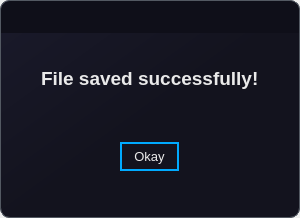
<?xml version="1.0" encoding="UTF-8"?>
<ui version="4.0">
 <class>Dialog</class>
 <widget class="QDialog" name="Dialog">
  <property name="geometry">
   <rect>
    <x>0</x>
    <y>0</y>
    <width>300</width>
    <height>218</height>
   </rect>
  </property>
  <property name="windowTitle">
   <string>Tracker</string>
  </property>
  <property name="styleSheet">
   <string notr="true">border-radius: 10px;
border:1px solid; 
border-color:rgb(83, 89, 98);</string>
  </property>
  <layout class="QVBoxLayout" name="verticalLayout">
   <property name="spacing">
    <number>0</number>
   </property>
   <property name="leftMargin">
    <number>0</number>
   </property>
   <property name="topMargin">
    <number>0</number>
   </property>
   <property name="rightMargin">
    <number>0</number>
   </property>
   <property name="bottomMargin">
    <number>0</number>
   </property>
   <item>
    <widget class="QFrame" name="drop_shadow">
     <property name="styleSheet">
      <string notr="true">background-color: qlineargradient(spread:pad, x1:0, y1:0, x2:1, y2:1, stop:0 rgba(26, 26, 43, 255), stop:0.521368 rgba(19, 19, 30, 255));</string>
     </property>
     <property name="frameShape">
      <enum>QFrame::StyledPanel</enum>
     </property>
     <property name="frameShadow">
      <enum>QFrame::Raised</enum>
     </property>
     <layout class="QVBoxLayout" name="verticalLayout_2">
      <property name="spacing">
       <number>0</number>
      </property>
      <property name="leftMargin">
       <number>0</number>
      </property>
      <property name="topMargin">
       <number>0</number>
      </property>
      <property name="rightMargin">
       <number>0</number>
      </property>
      <property name="bottomMargin">
       <number>0</number>
      </property>
      <item>
       <widget class="QWidget" name="main_widget" native="true">
        <property name="styleSheet">
         <string notr="true">*{
border:none;
background-color:transparent;
background:transparent;
padding:0;
margin:0;
color:#fff
}
</string>
        </property>
        <layout class="QVBoxLayout" name="verticalLayout_3" stretch="0,0">
         <property name="spacing">
          <number>0</number>
         </property>
         <property name="leftMargin">
          <number>0</number>
         </property>
         <property name="topMargin">
          <number>0</number>
         </property>
         <property name="rightMargin">
          <number>0</number>
         </property>
         <property name="bottomMargin">
          <number>15</number>
         </property>
         <item alignment="Qt::AlignTop">
          <widget class="QFrame" name="exit_frame">
           <property name="minimumSize">
            <size>
             <width>0</width>
             <height>0</height>
            </size>
           </property>
           <property name="maximumSize">
            <size>
             <width>16777215</width>
             <height>40</height>
            </size>
           </property>
           <property name="styleSheet">
            <string notr="true">background-color: #0f0f19;
border-bottom-right-radius: 0px;
border-bottom-left-radius: 0px;</string>
           </property>
           <property name="frameShape">
            <enum>QFrame::StyledPanel</enum>
           </property>
           <property name="frameShadow">
            <enum>QFrame::Raised</enum>
           </property>
           <layout class="QVBoxLayout" name="verticalLayout_4">
            <property name="spacing">
             <number>0</number>
            </property>
            <property name="leftMargin">
             <number>0</number>
            </property>
            <property name="topMargin">
             <number>4</number>
            </property>
            <property name="rightMargin">
             <number>4</number>
            </property>
            <property name="bottomMargin">
             <number>4</number>
            </property>
            <item alignment="Qt::AlignRight|Qt::AlignTop">
             <widget class="QPushButton" name="exit_button">
              <property name="styleSheet">
               <string notr="true">QPushButton{
text-align:center;
padding: 5px 5px;
border-radius: 5px;
}

QPushButton:hover {
    background-color: #23272e;
}

QPushButton:pressed {	
    background-color: rgb(62, 69, 82);
    color: rgb(255, 255, 255);
} </string>
              </property>
              <property name="text">
               <string/>
              </property>
              <property name="icon">
               <iconset resource="../rsc.qrc">
                <normaloff>:/icons/icons/x.svg</normaloff>:/icons/icons/x.svg</iconset>
              </property>
              <property name="iconSize">
               <size>
                <width>16</width>
                <height>16</height>
               </size>
              </property>
             </widget>
            </item>
           </layout>
          </widget>
         </item>
         <item>
          <widget class="QFrame" name="frame">
           <property name="sizePolicy">
            <sizepolicy hsizetype="Preferred" vsizetype="Expanding">
             <horstretch>0</horstretch>
             <verstretch>0</verstretch>
            </sizepolicy>
           </property>
           <property name="styleSheet">
            <string notr="true"/>
           </property>
           <property name="frameShape">
            <enum>QFrame::StyledPanel</enum>
           </property>
           <property name="frameShadow">
            <enum>QFrame::Raised</enum>
           </property>
           <layout class="QVBoxLayout" name="verticalLayout_7">
            <item>
             <widget class="QWidget" name="widget_2" native="true">
              <layout class="QVBoxLayout" name="verticalLayout_5">
               <item alignment="Qt::AlignHCenter">
                <widget class="QLabel" name="label">
                 <property name="text">
                  <string>&lt;html&gt;&lt;head/&gt;&lt;body&gt;&lt;p&gt;&lt;span style=&quot; font-size:14pt; font-weight:700; color:#eaeaea;&quot;&gt;File saved successfully!&lt;/span&gt;&lt;/p&gt;&lt;/body&gt;&lt;/html&gt;</string>
                 </property>
                </widget>
               </item>
              </layout>
             </widget>
            </item>
            <item>
             <widget class="QFrame" name="bottom_frame">
              <property name="frameShape">
               <enum>QFrame::StyledPanel</enum>
              </property>
              <property name="frameShadow">
               <enum>QFrame::Raised</enum>
              </property>
              <layout class="QVBoxLayout" name="verticalLayout_6">
               <property name="spacing">
                <number>0</number>
               </property>
               <property name="leftMargin">
                <number>0</number>
               </property>
               <property name="topMargin">
                <number>0</number>
               </property>
               <property name="rightMargin">
                <number>0</number>
               </property>
               <property name="bottomMargin">
                <number>0</number>
               </property>
               <item alignment="Qt::AlignHCenter">
                <widget class="QFrame" name="button_frame">
                 <property name="styleSheet">
                  <string notr="true">QPushButton{
text-align:center;
border-radius: 0px;
color: #eaeaea;
}

QPushButton:hover {
    background-color: rgb(62, 69, 82);
}

QPushButton:pressed {	
   
	background-color: rgb(71, 77, 96);
    color: rgb(255, 255, 255);
}</string>
                 </property>
                 <property name="frameShape">
                  <enum>QFrame::StyledPanel</enum>
                 </property>
                 <property name="frameShadow">
                  <enum>QFrame::Raised</enum>
                 </property>
                 <layout class="QHBoxLayout" name="horizontalLayout">
                  <property name="spacing">
                   <number>20</number>
                  </property>
                  <item>
                   <widget class="QPushButton" name="okay_btn">
                    <property name="font">
                     <font>
                      <pointsize>10</pointsize>
                     </font>
                    </property>
                    <property name="styleSheet">
                     <string notr="true">border-radius: 16px;
border: 2px solid; 
border-color:rgb(83, 89, 98);
border-color: rgb(0, 170, 255);
padding: 5px 12px;</string>
                    </property>
                    <property name="text">
                     <string>Okay</string>
                    </property>
                   </widget>
                  </item>
                 </layout>
                </widget>
               </item>
              </layout>
             </widget>
            </item>
           </layout>
          </widget>
         </item>
        </layout>
       </widget>
      </item>
     </layout>
    </widget>
   </item>
  </layout>
 </widget>
 <resources>
  <include location="../rsc.qrc"/>
 </resources>
 <connections/>
</ui>
